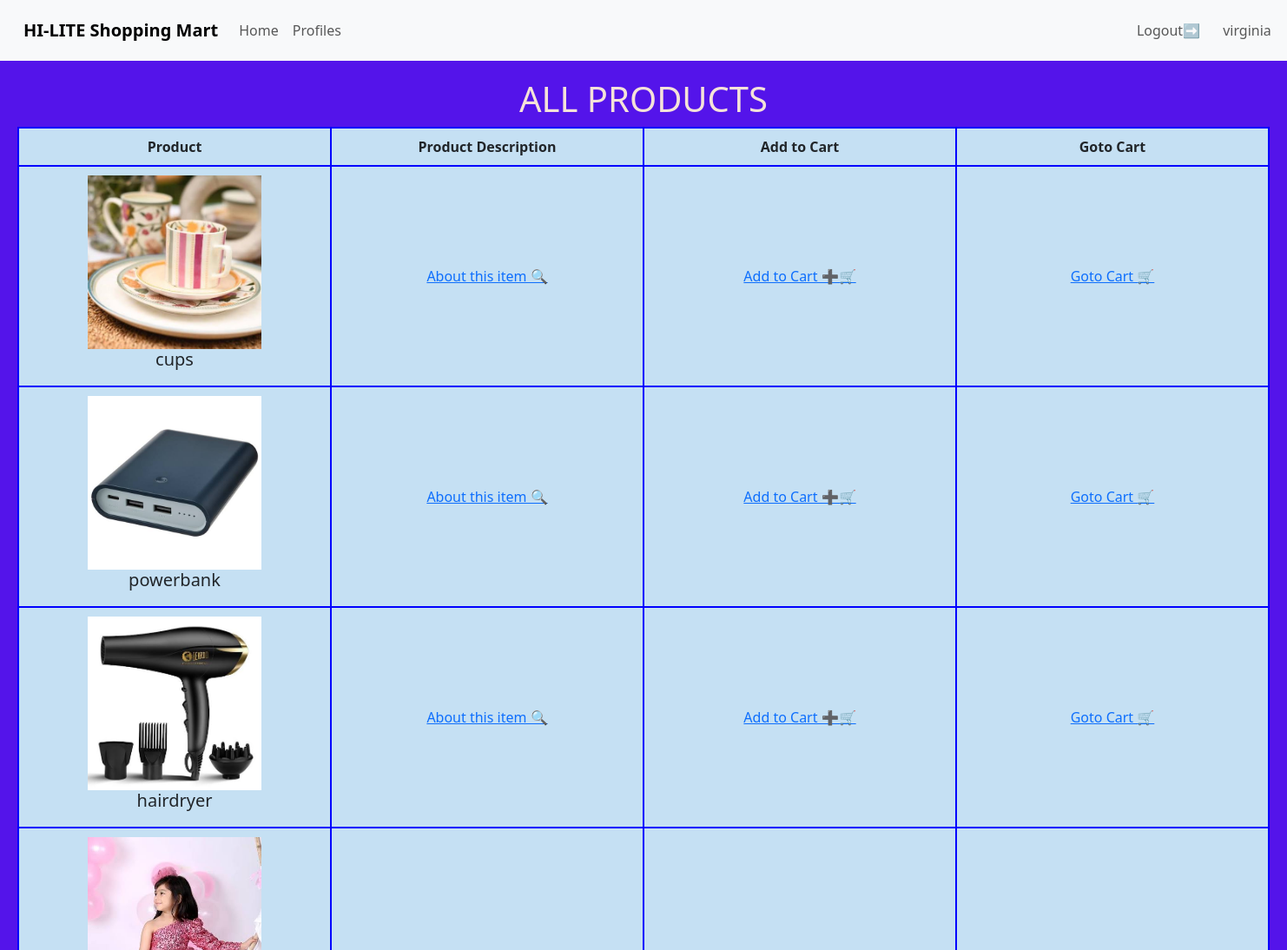
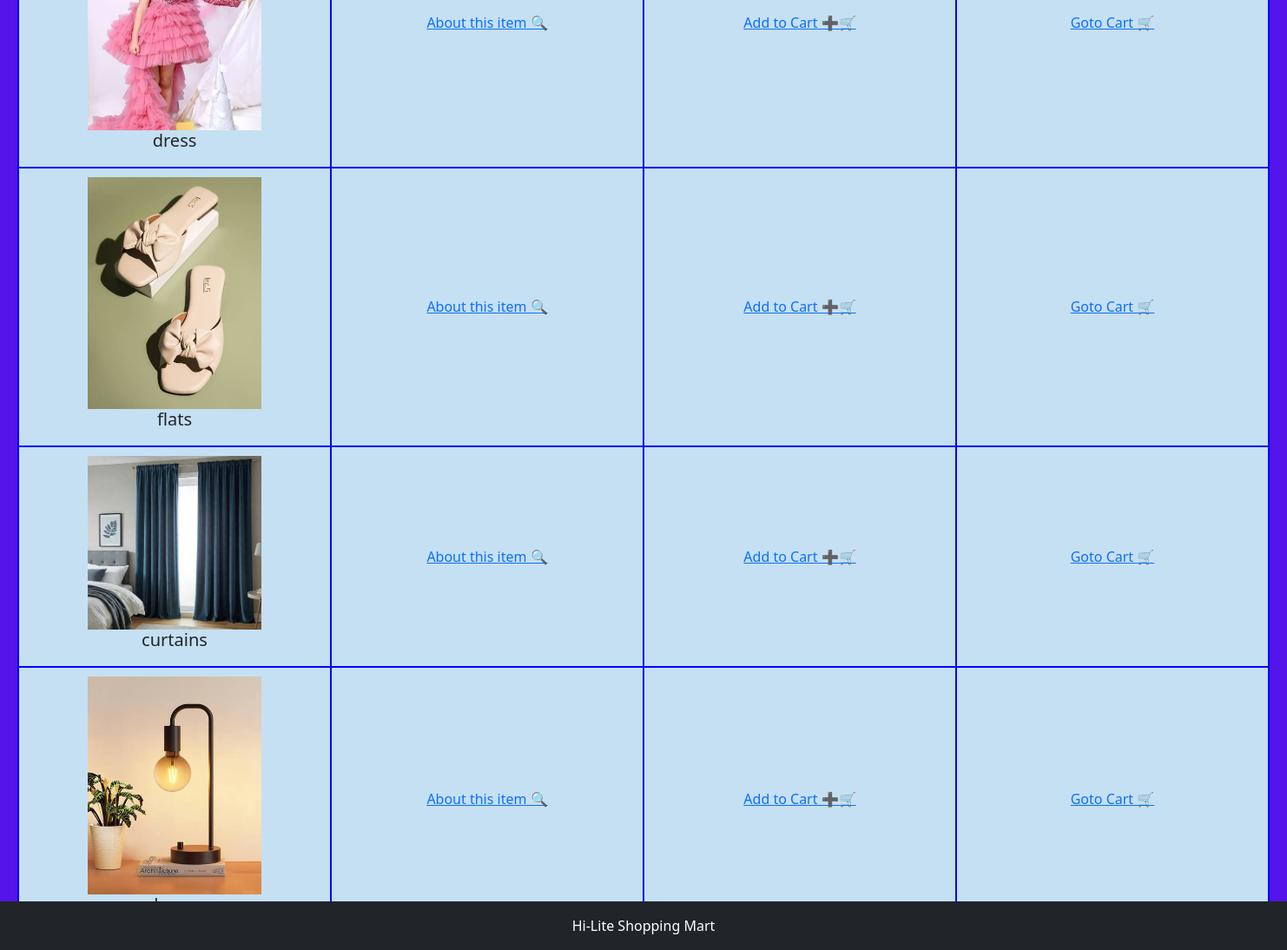
The page /shop/product (signed in) on the database its author committed (2 pictures, top to bottom).
### shop/models.py (models this page shows, shortened)
class Product(models.Model):
    name=models.CharField(max_length=40)
    price=models.IntegerField()
    des=models.TextField(blank=True)
    cat=models.ForeignKey(Category,on_delete=models.CASCADE)
    pimg=models.ImageField(upload_to="product",blank=True)

### shop/views.py (the view)
# urls.py: path('product',allproducts,name='products'),
@login_required(login_url="/shop/login")
def allproducts(request):
    pro = Product.objects.all()
    return render(request, "product.html", {'pro': pro})

### templates/product.html (shortened to what this page needs)
{% extends 'base.html' %}
{% load static %}
{% block content %}
    <link rel="stylesheet" href="{% static 'css/products.css' %}">
    <h1>ALL PRODUCTS</h1>
    <table>
        <thead>
            <tr>
                <th>Product</th>
                <th>Product Description</th>
                {% if request.user.username == 'monica' %}
                    <th>Edit</th>
                    <th>Delete</th>
                {% else %}
                    <th>Add to Cart</th>
                    <th>Goto Cart</th>
                {% endif %}
            </tr>
        </thead>
        <tbody>
            {% for i in pro %}
                <tr>
                    <td>
                        {% if i.pimg %}
                            <img src="/media/{{i.pimg}}" alt="" height="200px" width="200px">
                        {% endif %}
                        <h5>{{ i.name }}</h5> </td>
                    <td><a href="{% url 'product_details' i.id %}">About this item   🔍</a></td>
                    {% if request.user.username == 'monica' %}
                        <td><a href="{% url 'edit_product' i.id %}">Edit</a></td>
                        <td><a href="{% url 'delete_product' i.id %}">Delete  ❌</a></td>
                    {% else %}
                        <td><a href="{% url 'add_to_cart' i.id %}">Add to Cart  ➕🛒</a> </td>
                        <td><a href="{% url 'view_cart'  %}">Goto Cart 🛒</a> </td>
                    {% endif %}
                </tr>
            {% endfor %}
        </tbody>
    </table>
{% endblock %}

### templates/base.html (shortened to what this page needs)
{% load static %}
<head>
    <link href="https://cdn.jsdelivr.net/npm/bootstrap@5.3.8/dist/css/bootstrap.min.css" rel="stylesheet">
    <link rel="stylesheet" href="{% static 'css/base.css' %}">
</head>
<body>
    <header>
        <nav class="navbar navbar-expand-lg bg-body-tertiary">
                <div class="container-fluid">
                    <a class="navbar-brand  fw-bold" href="#">HI-LITE Shopping Mart</a>
                    <div class="collapse navbar-collapse" id="navbarSupportedContent">
                    <ul class="navbar-nav me-auto mb-2 mb-lg-0">
                        <li class="nav-item">
                        <a class="nav-link" href="{% url 'products'%}">Home</a>
                        </li>
                        {% if user.is_authenticated %}
                            <li class="nav-item">
                            <a class="nav-link" href="{% url 'profiles'%}">Profiles</a>
                            </li>
                            <div class="nav-right">
                                <li class="nav-item">
                                <a class="nav-link" href="{% url 'logout'%}">Logout➡️</a>
                                </li>
                                <li class="nav-item">
                                <a class="nav-link" href="">{{request.user}}</a>
                                </li>
                            </div>
                        {%endif%}
                    </ul>
                    </div>
                </div>
        </nav>
    </header>
    <div class="main">
            {% block content%}
            {% endblock %}
    </div>
<footer class="bg-dark text-white text-center p-3">
    Hi-Lite Shopping Mart
</footer>
</body>
</html>

### static/css/base.css (style rules this page uses)
.main { background-color: rgb(84, 20, 234); color: rgb(245, 226, 217); display: flex; flex-direction: column; align-items: center; justify-content: center; flex: 1; padding: 20px; }
body { min-height: 100%; display: flex; flex-direction: column; margin: 0; }
.navbar { display: flex; justify-content: space-between; align-items: center; padding: 15px; background-color: #f2f2f2; }
.nav-right { display: flex; flex-direction: row; gap: 10px; align-items: right; justify-items: end; margin-left: 900px; }
footer { margin-top: auto; position: fixed; bottom: 0; left: 0; width: 100%; z-index: 1000; }

### static/css/products.css (style rules this page uses)
td { border: 2px solid blue; padding: 10px; width: 20%; border: 2px solid blue; padding: 10px; text-align: center; vertical-align: middle; }
tr { padding: 10px; width: 20%; }
th { border: 2px solid blue; padding: 10px; text-align: center; vertical-align: middle; }
img { max-width: 300px; height: auto; }
table { width: 100%; border-collapse: collapse; border: 2px solid blue; width: 100%; border-collapse: collapse; background-color: rgb(197, 224, 243); }

### rows shown on the page
Product: pimg (picture), name "cups"
Product: pimg (picture), name "powerbank"
Product: pimg (picture), name "hairdryer"
Product: pimg (picture), name "dress"
Product: pimg (picture), name "flats"
Product: pimg (picture), name "curtains"
Product: pimg (picture)

### other values the page prints
{{ request.user }} "virginia"
